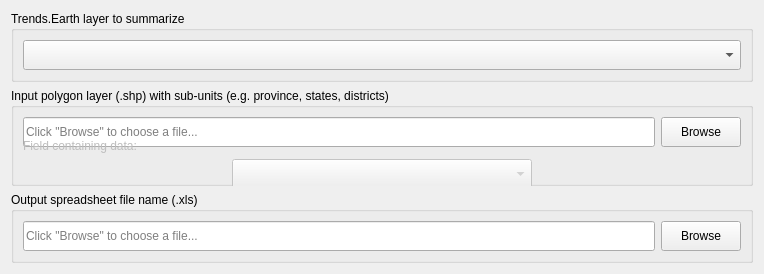
<?xml version="1.0" encoding="UTF-8"?>
<ui version="4.0">
 <class>WidgetDataIOImportSelectRasterOutput</class>
 <widget class="QWidget" name="WidgetDataIOImportSelectRasterOutput">
  <property name="geometry">
   <rect>
    <x>0</x>
    <y>0</y>
    <width>764</width>
    <height>274</height>
   </rect>
  </property>
  <property name="sizePolicy">
   <sizepolicy hsizetype="Preferred" vsizetype="MinimumExpanding">
    <horstretch>0</horstretch>
    <verstretch>0</verstretch>
   </sizepolicy>
  </property>
  <property name="windowTitle">
   <string>Form</string>
  </property>
  <layout class="QGridLayout" name="gridLayout">
   <item row="0" column="0">
    <widget class="QGroupBox" name="groupBox_4">
     <property name="sizePolicy">
      <sizepolicy hsizetype="Preferred" vsizetype="Minimum">
       <horstretch>0</horstretch>
       <verstretch>0</verstretch>
      </sizepolicy>
     </property>
     <property name="title">
      <string>Trends.Earth layer to summarize</string>
     </property>
     <layout class="QHBoxLayout" name="horizontalLayout">
      <item>
       <widget class="WidgetDataIOSelectTELayerExisting" name="comboBox">
        <property name="sizePolicy">
         <sizepolicy hsizetype="Preferred" vsizetype="Minimum">
          <horstretch>0</horstretch>
          <verstretch>0</verstretch>
         </sizepolicy>
        </property>
        <property name="minimumSize">
         <size>
          <width>0</width>
          <height>30</height>
         </size>
        </property>
        <property name="layer_type" stdset="0">
         <string notr="true">any</string>
        </property>
       </widget>
      </item>
     </layout>
    </widget>
   </item>
   <item row="1" column="0">
    <widget class="QGroupBox" name="groupBox">
     <property name="sizePolicy">
      <sizepolicy hsizetype="Preferred" vsizetype="Minimum">
       <horstretch>0</horstretch>
       <verstretch>0</verstretch>
      </sizepolicy>
     </property>
     <property name="minimumSize">
      <size>
       <width>0</width>
       <height>50</height>
      </size>
     </property>
     <property name="title">
      <string>Input polygon layer (.shp) with sub-units (e.g. province, states, districts)</string>
     </property>
     <layout class="QGridLayout" name="gridLayout_3">
      <item row="0" column="0">
       <widget class="QLineEdit" name="lineEdit_output_file_2">
        <property name="enabled">
         <bool>true</bool>
        </property>
        <property name="sizePolicy">
         <sizepolicy hsizetype="Expanding" vsizetype="Minimum">
          <horstretch>0</horstretch>
          <verstretch>0</verstretch>
         </sizepolicy>
        </property>
        <property name="minimumSize">
         <size>
          <width>0</width>
          <height>30</height>
         </size>
        </property>
        <property name="readOnly">
         <bool>true</bool>
        </property>
        <property name="placeholderText">
         <string>Click &quot;Browse&quot; to choose a file...</string>
        </property>
       </widget>
      </item>
      <item row="0" column="1">
       <widget class="QPushButton" name="btn_output_file_browse_2">
        <property name="enabled">
         <bool>true</bool>
        </property>
        <property name="sizePolicy">
         <sizepolicy hsizetype="Minimum" vsizetype="Minimum">
          <horstretch>0</horstretch>
          <verstretch>0</verstretch>
         </sizepolicy>
        </property>
        <property name="minimumSize">
         <size>
          <width>0</width>
          <height>30</height>
         </size>
        </property>
        <property name="maximumSize">
         <size>
          <width>120</width>
          <height>16777215</height>
         </size>
        </property>
        <property name="text">
         <string>Browse</string>
        </property>
       </widget>
      </item>
      <item row="1" column="0">
       <widget class="QLabel" name="label_fieldname">
        <property name="enabled">
         <bool>false</bool>
        </property>
        <property name="text">
         <string>Field containing data:</string>
        </property>
       </widget>
      </item>
      <item row="2" column="0" colspan="2" alignment="Qt::AlignHCenter">
       <widget class="QComboBox" name="comboBox_fieldname">
        <property name="enabled">
         <bool>false</bool>
        </property>
        <property name="sizePolicy">
         <sizepolicy hsizetype="Preferred" vsizetype="Minimum">
          <horstretch>0</horstretch>
          <verstretch>0</verstretch>
         </sizepolicy>
        </property>
        <property name="minimumSize">
         <size>
          <width>300</width>
          <height>30</height>
         </size>
        </property>
        <property name="maximumSize">
         <size>
          <width>200</width>
          <height>16777215</height>
         </size>
        </property>
       </widget>
      </item>
     </layout>
    </widget>
   </item>
   <item row="2" column="0">
    <widget class="QGroupBox" name="groupBox_2">
     <property name="title">
      <string>Output spreadsheet file name (.xls)</string>
     </property>
     <layout class="QGridLayout" name="gridLayout_2">
      <item row="0" column="0">
       <widget class="QLineEdit" name="lineEdit_output_file_3">
        <property name="enabled">
         <bool>true</bool>
        </property>
        <property name="sizePolicy">
         <sizepolicy hsizetype="Expanding" vsizetype="Minimum">
          <horstretch>0</horstretch>
          <verstretch>0</verstretch>
         </sizepolicy>
        </property>
        <property name="minimumSize">
         <size>
          <width>0</width>
          <height>30</height>
         </size>
        </property>
        <property name="readOnly">
         <bool>true</bool>
        </property>
        <property name="placeholderText">
         <string>Click &quot;Browse&quot; to choose a file...</string>
        </property>
       </widget>
      </item>
      <item row="0" column="1">
       <widget class="QPushButton" name="btn_output_file_browse_3">
        <property name="enabled">
         <bool>true</bool>
        </property>
        <property name="sizePolicy">
         <sizepolicy hsizetype="Minimum" vsizetype="Minimum">
          <horstretch>0</horstretch>
          <verstretch>0</verstretch>
         </sizepolicy>
        </property>
        <property name="minimumSize">
         <size>
          <width>0</width>
          <height>30</height>
         </size>
        </property>
        <property name="maximumSize">
         <size>
          <width>120</width>
          <height>16777215</height>
         </size>
        </property>
        <property name="text">
         <string>Browse</string>
        </property>
       </widget>
      </item>
     </layout>
    </widget>
   </item>
  </layout>
 </widget>
 <customwidgets>
  <customwidget>
   <class>WidgetDataIOSelectTELayerExisting</class>
   <extends>QComboBox</extends>
   <header>MISLAND/data_io</header>
  </customwidget>
 </customwidgets>
 <resources/>
 <connections/>
</ui>
